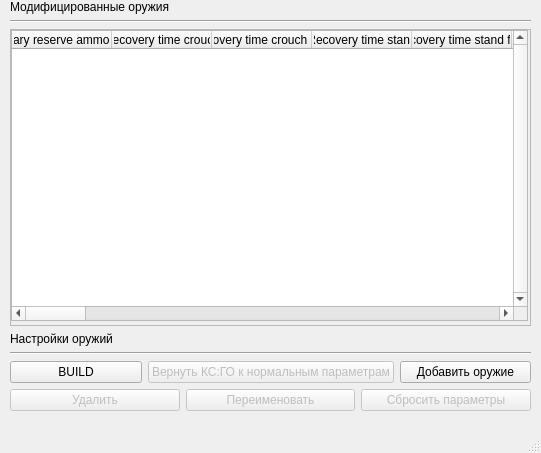
<?xml version="1.0" encoding="UTF-8"?>
<ui version="4.0">
 <class>MainWindow</class>
 <widget class="QMainWindow" name="MainWindow">
  <property name="enabled">
   <bool>true</bool>
  </property>
  <property name="geometry">
   <rect>
    <x>0</x>
    <y>0</y>
    <width>541</width>
    <height>453</height>
   </rect>
  </property>
  <property name="sizePolicy">
   <sizepolicy hsizetype="Fixed" vsizetype="Fixed">
    <horstretch>0</horstretch>
    <verstretch>0</verstretch>
   </sizepolicy>
  </property>
  <property name="minimumSize">
   <size>
    <width>541</width>
    <height>453</height>
   </size>
  </property>
  <property name="maximumSize">
   <size>
    <width>541</width>
    <height>453</height>
   </size>
  </property>
  <property name="windowTitle">
   <string>CSGO Pro Parameter Changer</string>
  </property>
  <property name="windowIcon">
   <iconset theme="Pro">
    <normaloff>../../Downloads/729528.ico</normaloff>../../Downloads/729528.ico</iconset>
  </property>
  <widget class="QWidget" name="centralwidget">
   <widget class="QWidget" name="verticalLayoutWidget">
    <property name="geometry">
     <rect>
      <x>10</x>
      <y>0</y>
      <width>521</width>
      <height>411</height>
     </rect>
    </property>
    <layout class="QVBoxLayout" name="verticalLayout">
     <item>
      <widget class="QLabel" name="label_modified_weapons">
       <property name="text">
        <string>Модифицированные оружия</string>
       </property>
      </widget>
     </item>
     <item>
      <widget class="Line" name="line_1">
       <property name="orientation">
        <enum>Qt::Horizontal</enum>
       </property>
      </widget>
     </item>
     <item>
      <widget class="QScrollArea" name="scrollArea">
       <property name="verticalScrollBarPolicy">
        <enum>Qt::ScrollBarAlwaysOff</enum>
       </property>
       <property name="horizontalScrollBarPolicy">
        <enum>Qt::ScrollBarAlwaysOff</enum>
       </property>
       <property name="widgetResizable">
        <bool>true</bool>
       </property>
       <widget class="QWidget" name="scrollAreaWidgetContents">
        <property name="geometry">
         <rect>
          <x>0</x>
          <y>0</y>
          <width>517</width>
          <height>289</height>
         </rect>
        </property>
        <widget class="QTableWidget" name="weapons_list">
         <property name="geometry">
          <rect>
           <x>0</x>
           <y>0</y>
           <width>517</width>
           <height>291</height>
          </rect>
         </property>
         <property name="verticalScrollBarPolicy">
          <enum>Qt::ScrollBarAlwaysOn</enum>
         </property>
         <property name="horizontalScrollBarPolicy">
          <enum>Qt::ScrollBarAlwaysOn</enum>
         </property>
         <attribute name="horizontalHeaderCascadingSectionResizes">
          <bool>true</bool>
         </attribute>
         <attribute name="horizontalHeaderMinimumSectionSize">
          <number>0</number>
         </attribute>
         <attribute name="horizontalHeaderShowSortIndicator" stdset="0">
          <bool>false</bool>
         </attribute>
         <attribute name="horizontalHeaderStretchLastSection">
          <bool>false</bool>
         </attribute>
         <attribute name="verticalHeaderVisible">
          <bool>true</bool>
         </attribute>
         <attribute name="verticalHeaderCascadingSectionResizes">
          <bool>false</bool>
         </attribute>
         <attribute name="verticalHeaderShowSortIndicator" stdset="0">
          <bool>false</bool>
         </attribute>
         <attribute name="verticalHeaderStretchLastSection">
          <bool>false</bool>
         </attribute>
         <column>
          <property name="text">
           <string>Primary reserve ammo max</string>
          </property>
         </column>
         <column>
          <property name="text">
           <string>Recovery time crouch</string>
          </property>
         </column>
         <column>
          <property name="text">
           <string>Recovery time crouch final</string>
          </property>
         </column>
         <column>
          <property name="text">
           <string>Recovery time stand</string>
          </property>
         </column>
         <column>
          <property name="text">
           <string>Recovery time stand final</string>
          </property>
         </column>
         <column>
          <property name="text">
           <string>Inaccuracy jump initial</string>
          </property>
         </column>
         <column>
          <property name="text">
           <string>Inaccuracy jump</string>
          </property>
         </column>
         <column>
          <property name="text">
           <string>Max player speed</string>
          </property>
         </column>
         <column>
          <property name="text">
           <string>Is full auto</string>
          </property>
         </column>
         <column>
          <property name="text">
           <string>In game price</string>
          </property>
         </column>
         <column>
          <property name="text">
           <string>Armor ratio</string>
          </property>
         </column>
         <column>
          <property name="text">
           <string>Damage</string>
          </property>
         </column>
         <column>
          <property name="text">
           <string>Range</string>
          </property>
         </column>
         <column>
          <property name="text">
           <string>Bullets</string>
          </property>
         </column>
         <column>
          <property name="text">
           <string>Cycletime</string>
          </property>
         </column>
         <column>
          <property name="text">
           <string>Spread</string>
          </property>
         </column>
         <column>
          <property name="text">
           <string>Inaccuracy crouch</string>
          </property>
         </column>
         <column>
          <property name="text">
           <string>Inaccuracy stand</string>
          </property>
         </column>
         <column>
          <property name="text">
           <string>Inaccuracy land</string>
          </property>
         </column>
         <column>
          <property name="text">
           <string>Inaccuracy ladder</string>
          </property>
         </column>
         <column>
          <property name="text">
           <string>Inaccuracy fire</string>
          </property>
         </column>
         <column>
          <property name="text">
           <string>Inaccuracy move</string>
          </property>
         </column>
         <column>
          <property name="text">
           <string>Recoil angle</string>
          </property>
         </column>
         <column>
          <property name="text">
           <string>Recoil angle variance</string>
          </property>
         </column>
         <column>
          <property name="text">
           <string>Recoil magnitude</string>
          </property>
         </column>
         <column>
          <property name="text">
           <string>Recoil magnitude variance</string>
          </property>
         </column>
         <column>
          <property name="text">
           <string>Recoil seed</string>
          </property>
         </column>
         <column>
          <property name="text">
           <string>Primary clip size</string>
          </property>
         </column>
         <column>
          <property name="text">
           <string>Inaccuracy crouch alt</string>
          </property>
         </column>
         <column>
          <property name="text">
           <string>Inaccuracy fire alt</string>
          </property>
         </column>
         <column>
          <property name="text">
           <string>Inaccuracy jump alt</string>
          </property>
         </column>
         <column>
          <property name="text">
           <string>Inaccuracy ladder alt</string>
          </property>
         </column>
         <column>
          <property name="text">
           <string>Inaccuracy land alt</string>
          </property>
         </column>
         <column>
          <property name="text">
           <string>Inaccuracy move alt</string>
          </property>
         </column>
         <column>
          <property name="text">
           <string>Inaccuracy stand alt</string>
          </property>
         </column>
         <column>
          <property name="text">
           <string>Max player speed alt</string>
          </property>
         </column>
         <column>
          <property name="text">
           <string>Recoil angle alt</string>
          </property>
         </column>
         <column>
          <property name="text">
           <string>Recoil angle variance alt</string>
          </property>
         </column>
         <column>
          <property name="text">
           <string>Recoil magnitude alt</string>
          </property>
         </column>
         <column>
          <property name="text">
           <string>Recoil magnitude variance alt</string>
          </property>
         </column>
        </widget>
       </widget>
      </widget>
     </item>
     <item>
      <widget class="QLabel" name="label_weapons_options">
       <property name="text">
        <string>Настройки оружий</string>
       </property>
      </widget>
     </item>
     <item>
      <widget class="Line" name="line_2">
       <property name="orientation">
        <enum>Qt::Horizontal</enum>
       </property>
      </widget>
     </item>
     <item>
      <layout class="QHBoxLayout" name="horizontalLayout">
       <item>
        <widget class="QPushButton" name="build_button">
         <property name="text">
          <string>BUILD</string>
         </property>
        </widget>
       </item>
       <item>
        <widget class="QPushButton" name="return_button">
         <property name="enabled">
          <bool>false</bool>
         </property>
         <property name="text">
          <string>Вернуть КС:ГО к нормальным параметрам</string>
         </property>
        </widget>
       </item>
       <item>
        <widget class="QPushButton" name="add_weapon_button">
         <property name="text">
          <string>Добавить оружие</string>
         </property>
        </widget>
       </item>
      </layout>
     </item>
     <item>
      <layout class="QHBoxLayout" name="horizontalLayout_2">
       <item>
        <widget class="QPushButton" name="delete_button">
         <property name="enabled">
          <bool>false</bool>
         </property>
         <property name="text">
          <string>Удалить</string>
         </property>
        </widget>
       </item>
       <item>
        <widget class="QPushButton" name="rename_button">
         <property name="enabled">
          <bool>false</bool>
         </property>
         <property name="text">
          <string>Переименовать</string>
         </property>
        </widget>
       </item>
       <item>
        <widget class="QPushButton" name="reset_weapon_button">
         <property name="enabled">
          <bool>false</bool>
         </property>
         <property name="text">
          <string>Сбросить параметры</string>
         </property>
        </widget>
       </item>
      </layout>
     </item>
    </layout>
   </widget>
  </widget>
  <widget class="QStatusBar" name="statusbar"/>
 </widget>
 <resources/>
 <connections/>
</ui>
